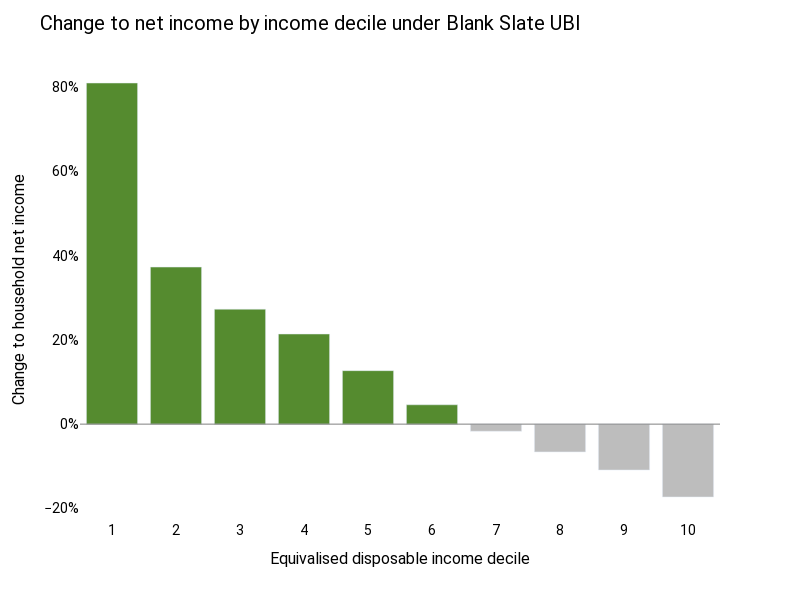

This figure's notebook cell:
### Code cell
format_fig(plotly_json_to_fig(charts["rel_income_decile_chart"]).update_layout(
    title="Change to net income by income decile under Blank Slate UBI",
))

### Figure 1 — Plotly figure (JSON) as saved in the notebook; plotly's stock layout.template omitted (floating-point values rounded to 4 significant figures)
{"data": [{"alignmentgroup": "True", "hovertemplate": "Decile=%{x}<br>Relative change=%{y}<extra></extra>", "legendgroup": "", "marker": {"color": ["#558B2F", "#558B2F", "#558B2F", "#558B2F", "#558B2F", "#558B2F", "#BDBDBD", "#BDBDBD", "#BDBDBD", "#BDBDBD"], "pattern": {"shape": ""}}, "name": "", "offsetgroup": "", "orientation": "v", "showlegend": false, "textposition": "auto", "type": "bar", "x": [1, 2, 3, 4, 5, 6, 7, 8, 9, 10], "xaxis": "x", "y": [0.81, 0.373, 0.273, 0.214, 0.127, 0.046, -0.017, -0.066, -0.109, -0.173], "yaxis": "y"}], "layout": {"barmode": "relative", "font": {"color": "Black", "family": "Roboto"}, "height": 600, "hoverlabel": {"align": "right", "font": {"family": "Ubuntu"}}, "legend": {"tracegroupgap": 0}, "margin": {"t": 60}, "paper_bgcolor": "white", "plot_bgcolor": "white", "shapes": [{"line": {"color": "grey", "width": 1}, "type": "line", "x0": 0, "x1": 1, "xref": "paper", "y0": 0, "y1": 0, "yref": "y"}], "showlegend": false, "title": {"font": {"size": 20}, "text": "Change to net income by income decile under Blank Slate UBI"}, "width": 800, "xaxis": {"anchor": "y", "domain": [0, 1], "tickfont": {"size": 14}, "tickvals": [1, 2, 3, 4, 5, 6, 7, 8, 9, 10], "title": {"font": {"color": "black", "size": 16}, "text": "Equivalised disposable income decile"}}, "yaxis": {"anchor": "x", "domain": [0, 1], "tickfont": {"size": 14}, "tickformat": ",~%", "tickprefix": "", "title": {"font": {"color": "black", "size": 16}, "text": "Change to household net income"}}}}
